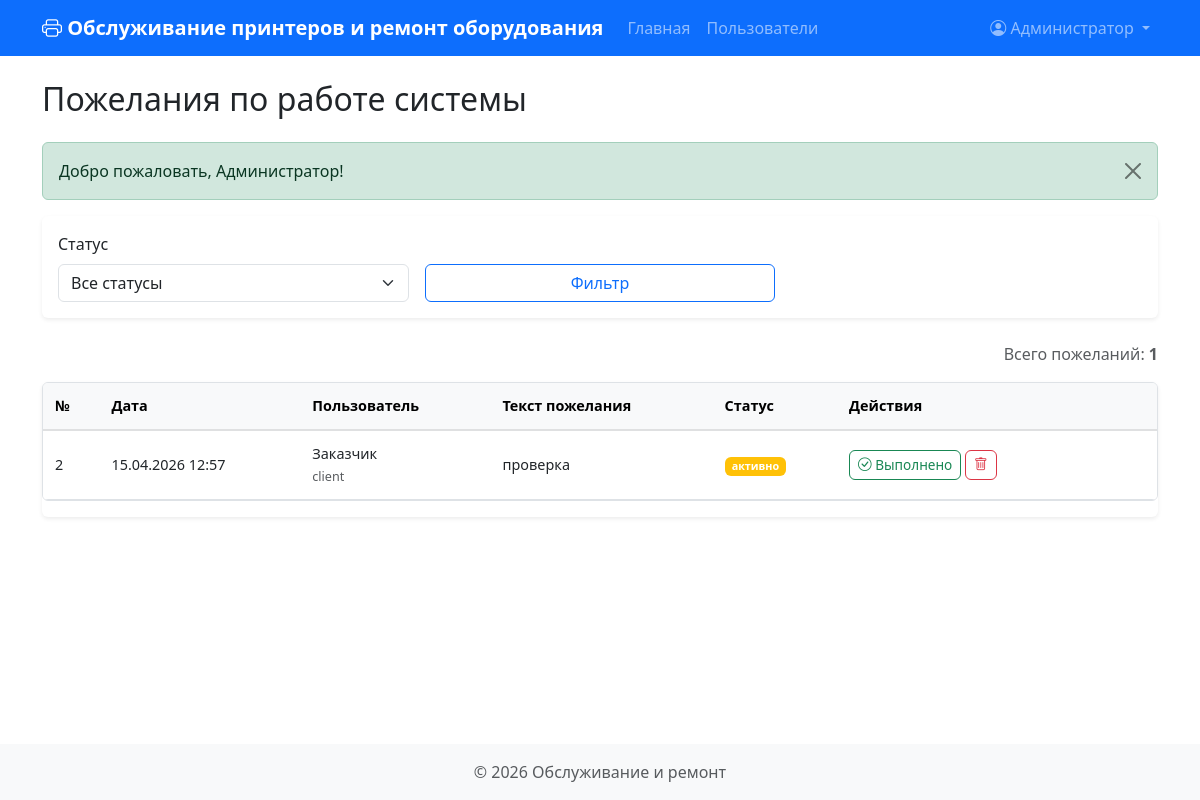
Screenshot of /?action=wishes (signed in) with the database file from the repository.
### tables this page shows
CREATE TABLE wishes (
                id INTEGER PRIMARY KEY AUTOINCREMENT,
                user_id INTEGER NOT NULL,
                text TEXT NOT NULL,
                status TEXT DEFAULT 'активно',
                created_at DATETIME DEFAULT CURRENT_TIMESTAMP,
                updated_at DATETIME DEFAULT CURRENT_TIMESTAMP,
                FOREIGN KEY (user_id) REFERENCES users(id)
            );

CREATE TABLE users (
                id INTEGER PRIMARY KEY AUTOINCREMENT,
                username TEXT UNIQUE NOT NULL,
                password TEXT NOT NULL,
                role TEXT NOT NULL,
                full_name TEXT,
                email TEXT,
                department TEXT,
                created_at DATETIME DEFAULT CURRENT_TIMESTAMP
            );

### functions.php (called while the page is built, shortened)
<?php
function isLoggedIn() {
    return isset($_SESSION['user_id']);
}
function isAdmin() {
    return isLoggedIn() && $_SESSION['user']['role'] === ROLE_ADMIN;
}
function formatDate($date) {
    $dt = new DateTime($date, new DateTimeZone('UTC'));
    $dt->setTimezone(new DateTimeZone('Europe/Moscow'));
    return $dt->format('d.m.Y H:i');
}
function url($path = '') {
    if (strpos($path, '/') === 0) {
        return BASE_PATH . $path;
    }
    return BASE_PATH . '/' . $path;
}
function getFlashMessage() {
    if (isset($_SESSION['flash'])) {
        $message = $_SESSION['flash'];
        return $message;
    }
    return null;
}
function render($template, $data = []) {
    extract($data);
    $templateFile = TEMPLATE_DIR . '/' . $template . '.php';
    include $templateFile;
    $content = ob_get_clean();
    return $content;
}
function renderPage($template, $data = []) {
    $content = render($template, $data);
    include LAYOUT_DIR . '/layout.php';
}

### database.php (called while the page is built, shortened)
<?php
class Database {
    private $db;
    private static $instance = null;
    public static function getInstance() {
        if (self::$instance === null) {
            self::$instance = new self();
        }
        return self::$instance;
    }
    private function connect() {
        try {
            $this->db = new PDO('sqlite:' . DB_PATH);
            $this->db->setAttribute(PDO::ATTR_ERRMODE, PDO::ERRMODE_EXCEPTION);
            $this->db->setAttribute(PDO::ATTR_DEFAULT_FETCH_MODE, PDO::FETCH_ASSOC);
        } catch (PDOException $e) {
            die('Ошибка подключения к базе данных: ' . $e->getMessage());
        }
    }
    public function initTables() {
        $this->db->exec("
            CREATE TABLE IF NOT EXISTS users (
                id INTEGER PRIMARY KEY AUTOINCREMENT,
                username TEXT UNIQUE NOT NULL,
                password TEXT NOT NULL,
                role TEXT NOT NULL,
                full_name TEXT,
                email TEXT,
                department TEXT,
                created_at DATETIME DEFAULT CURRENT_TIMESTAMP
            )
        ");
        $this->db->exec("
            CREATE TABLE IF NOT EXISTS orders (
                id INTEGER PRIMARY KEY AUTOINCREMENT,
                user_id INTEGER NOT NULL,
                department TEXT NOT NULL,
                building TEXT NOT NULL,
                room TEXT NOT NULL,
                printer_model TEXT NOT NULL,
                repair_type TEXT NOT NULL,
                description TEXT,
                status TEXT DEFAULT 'ОЖИДАЕТ',
                status_changed_at DATETIME DEFAULT CURRENT_TIMESTAMP,
                created_at DATETIME DEFAULT CURRENT_TIMESTAMP,
                updated_at DATETIME DEFAULT CURRENT_TIMESTAMP,
                FOREIGN KEY (user_id) REFERENCES users(id)
            )
        ");
        $this->db->exec("
            CREATE TABLE IF NOT EXISTS status_history (
                id INTEGER PRIMARY KEY AUTOINCREMENT,
                order_id INTEGER NOT NULL,
                status TEXT NOT NULL,
                changed_at DATETIME DEFAULT CURRENT_TIMESTAMP,
                changed_by INTEGER,
                FOREIGN KEY (order_id) REFERENCES orders(id),
                FOREIGN KEY (changed_by) REFERENCES users(id)
            )
        ");
        $this->db->exec("
            CREATE TABLE IF NOT EXISTS buildings (
                id INTEGER PRIMARY KEY AUTOINCREMENT,
                name TEXT UNIQUE NOT NULL,
                created_at DATETIME DEFAULT CURRENT_TIMESTAMP
            )
        ");
        $this->db->exec("
            CREATE TABLE IF NOT EXISTS printer_models (
                id INTEGER PRIMARY KEY AUTOINCREMENT,
                name TEXT UNIQUE NOT NULL,
                created_at DATETIME DEFAULT CURRENT_TIMESTAMP
            )
        ");
        $this->db->exec("
            CREATE TABLE IF NOT EXISTS wishes (
                id INTEGER PRIMARY KEY AUTOINCREMENT,
                user_id INTEGER NOT NULL,
                text TEXT NOT NULL,
                status TEXT DEFAULT 'активно',
                created_at DATETIME DEFAULT CURRENT_TIMESTAMP,
                updated_at DATETIME DEFAULT CURRENT_TIMESTAMP,
                FOREIGN KEY (user_id) REFERENCES users(id)
            )
        ");
        $this->db->exec("
            CREATE TABLE IF NOT EXISTS repairs (
                id INTEGER PRIMARY KEY AUTOINCREMENT,
                user_id INTEGER NOT NULL,
                title TEXT NOT NULL,
                description TEXT NOT NULL,
                building TEXT NOT NULL DEFAULT '',
                room TEXT NOT NULL DEFAULT '',
                status TEXT DEFAULT 'ОЖИДАЕТ',
                created_at DATETIME DEFAULT CURRENT_TIMESTAMP,
                updated_at DATETIME DEFAULT CURRENT_TIMESTAMP,
                FOREIGN KEY (user_id) REFERENCES users(id)
            )
        ");
        try {
            $this->db->exec("ALTER TABLE repairs ADD COLUMN building TEXT NOT NULL DEFAULT ''");
        } catch (PDOException $e) {
        }
        try {
            $this->db->exec("ALTER TABLE repairs ADD COLUMN room TEXT NOT NULL DEFAULT ''");
        } catch (PDOException $e) {
        }
    }
    public function getWishes($filters = []) {
        $sql = "SELECT w.*, u.username, u.full_name
                FROM wishes w
                LEFT JOIN users u ON w.user_id = u.id
                WHERE 1=1";
        $params = [];
        $sql .= " ORDER BY w.created_at DESC";
        $stmt = $this->db->prepare($sql);
        $stmt->execute($params);
        return $stmt->fetchAll();
    }
}

### templates/wishes.php (the view, shortened to what this page needs)
<h2 class="mb-4">Пожелания по работе системы</h2>
<?php if ($message = getFlashMessage()): ?>
    <div class="alert alert-<?php echo $message['type'] === 'error' ? 'danger' : 'success'; ?> alert-dismissible fade show" role="alert">
        <?php echo htmlspecialchars($message['message']); ?>
        <button type="button" class="btn-close" data-bs-dismiss="alert"></button>
    </div>
<?php endif; ?>
<?php if (isAdmin()): ?>
<div class="card mb-4">
    <div class="card-body">
        <form method="GET" class="row g-3">
            <div class="col-md-4">
                <label class="form-label">Статус</label>
                <select class="form-select" name="status">
                    <option value="">Все статусы</option>
                </select>
            </div>
            <div class="col-md-4 d-flex align-items-end">
                <div class="d-grid gap-2 w-100">
                    <button type="submit" class="btn btn-outline-primary">Фильтр</button>
                </div>
            </div>
        </form>
    </div>
</div>
<?php endif; ?>
<div class="d-flex justify-content-between align-items-center mb-3">
    <div class="text-muted">
        Всего пожеланий: <strong><?php echo count($wishes); ?></strong>
    </div>
</div>
<div class="card">
    <div class="table-responsive">
        <table class="table table-hover mb-0">
            <thead class="table-light">
                <tr>
                    <th>№</th>
                    <th>Дата</th>
                    <?php if (isAdmin()): ?>
                        <th>Пользователь</th>
                    <?php endif; ?>
                    <th>Текст пожелания</th>
                    <th>Статус</th>
                    <th>Действия</th>
                </tr>
            </thead>
            <tbody>
                <?php if (empty($wishes)): ?>
                    <tr>
                        <td colspan="<?php echo isAdmin() ? 6 : 5; ?>" class="text-center text-muted py-4">Пожеланий не найдено</td>
                    </tr>
                <?php else: ?>
                    <?php foreach ($wishes as $wish): ?>
                        <tr>
                            <td><?php echo $wish['id']; ?></td>
                            <td><?php echo formatDate($wish['created_at']); ?></td>
                            <?php if (isAdmin()): ?>
                                <td>
                                    <?php echo htmlspecialchars($wish['full_name'] ?? $wish['username']); ?>
                                    <br><small class="text-muted"><?php echo htmlspecialchars($wish['username']); ?></small>
                                </td>
                            <?php endif; ?>
                            <td>
                                <div style="max-width: 400px; white-space: pre-wrap;"><?php echo htmlspecialchars($wish['text']); ?></div>
                            </td>
                            <td>
                                <span class="badge bg-<?php echo $wish['status'] === WISH_STATUS_ACTIVE ? 'warning' : 'success'; ?>">
                                    <?php echo htmlspecialchars($wish['status']); ?>
                                </span>
                            </td>
                            <td>
                                <?php if (isAdmin()): ?>
                                    <?php if ($wish['status'] === WISH_STATUS_ACTIVE): ?>
                                        <a href="<?php echo url('/?action=update_wish_status&id=' . $wish['id'] . '&status=' . WISH_STATUS_COMPLETED); ?>"
                                           class="btn btn-sm btn-outline-success" title="Отметить как выполненное">
                                            <i class="bi bi-check-circle"></i> Выполнено
                                        </a>
                                    <?php endif; ?>
                                    <a href="<?php echo url('/?action=delete_wish&id=' . $wish['id']); ?>"
                                       class="btn btn-sm btn-outline-danger confirm-delete" title="Удалить">
                                        <i class="bi bi-trash"></i>
                                    </a>
                                <?php else: ?>
                                    <span class="text-muted">Только просмотр</span>
                                <?php endif; ?>
                            </td>
                        </tr>
                    <?php endforeach; ?>
                <?php endif; ?>
            </tbody>
        </table>
    </div>
</div>

### templates/layout.php (style rules this page uses)
body { min-height: 100vh; display: flex; flex-direction: column; }
.table-responsive { overflow-x: auto; margin-bottom: 1rem; border-radius: 0.375rem; border: 1px solid #dee2e6; -webkit-overflow-scrolling: touch; }
.table { margin-bottom: 0; min-width: 1000px; }
.table th { white-space: nowrap; background-color: #f8f9fa; border-bottom-width: 2px; padding: 0.75rem; font-size: 0.9rem; }
.table td { vertical-align: middle; padding: 0.75rem; font-size: 0.9rem; }
.table td:last-child { min-width: 220px; white-space: nowrap; }
.table .btn { white-space: nowrap; font-size: 0.85rem; padding: 0.25rem 0.5rem; }
.card { border: none; box-shadow: 0 0.125rem 0.25rem rgba(0, 0, 0, 0.075); }
.btn { border-radius: 0.375rem; }
.form-control, .form-select { border-radius: 0.375rem; }
.alert { border-radius: 0.375rem; }

### rows the page displays
wishes: id "2", created_at "15.04.2026 12:57", user.full_name "Заказчик", user.username "client", text "проверка", status "активно"

### other values shown
getCurrentUser()['full_name'] "Администратор"
$message['message'] "Добро пожаловать, Администратор!"
count($wishes) "1"
